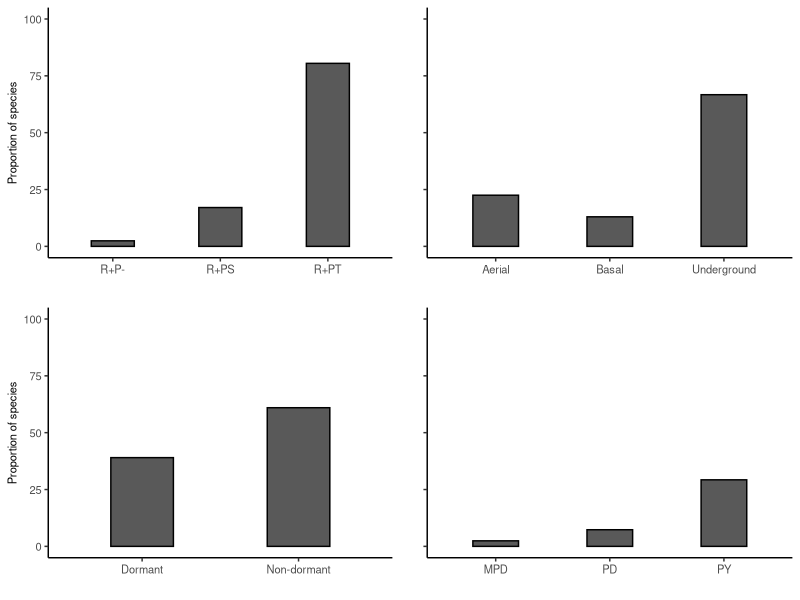
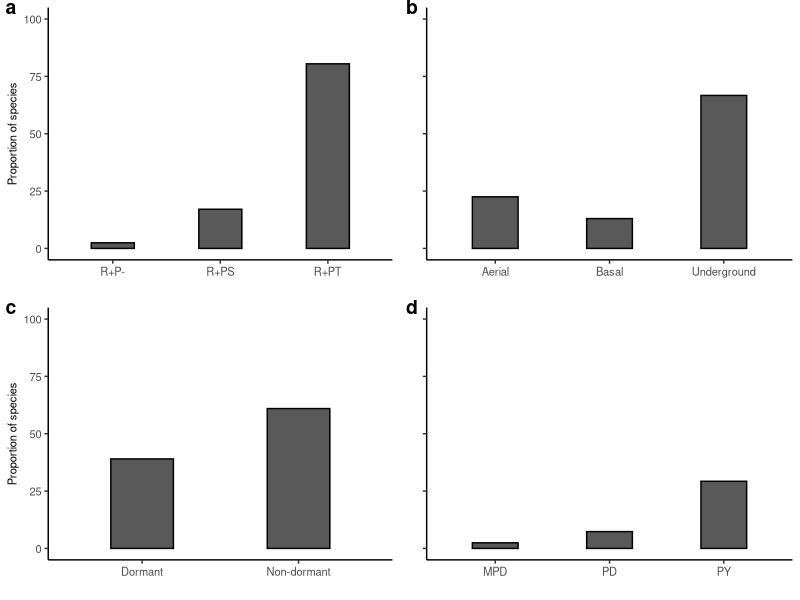
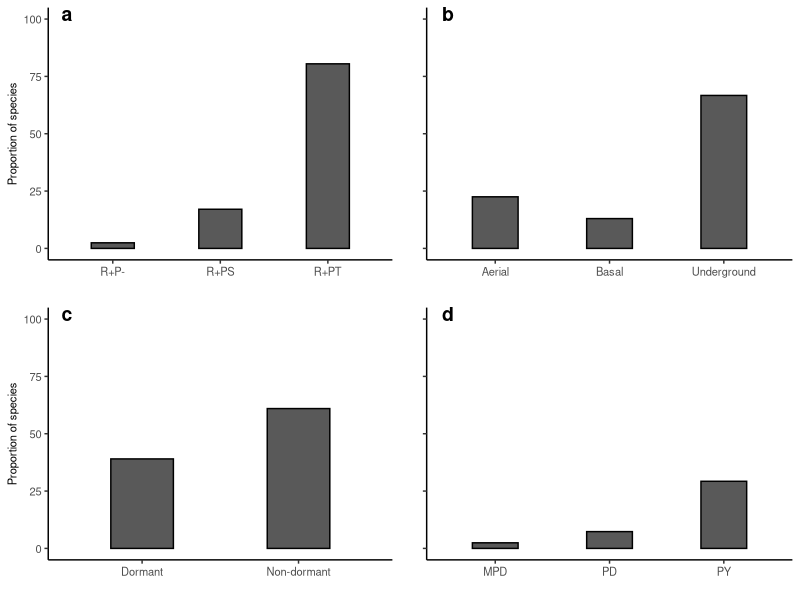
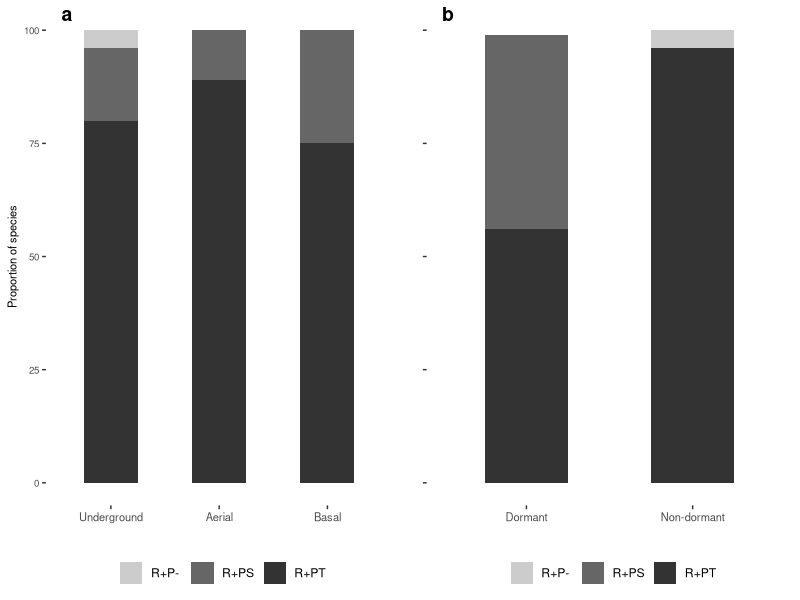
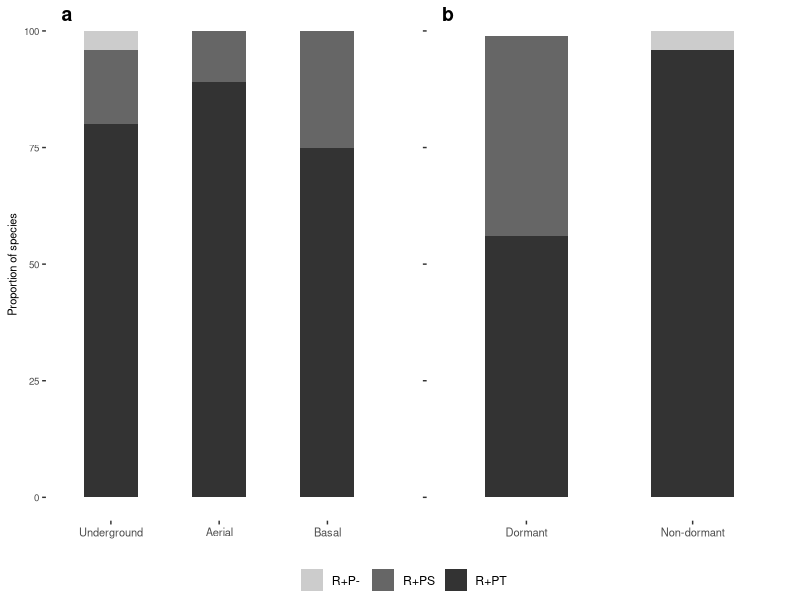
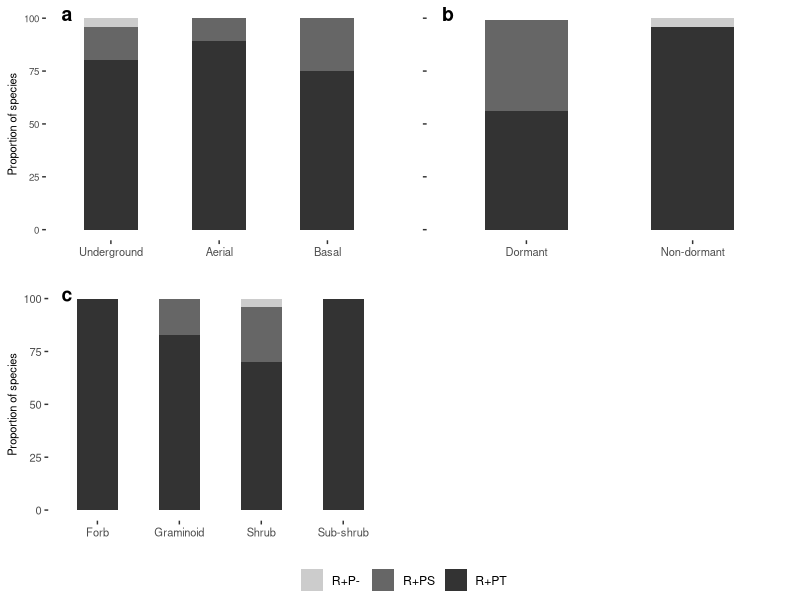
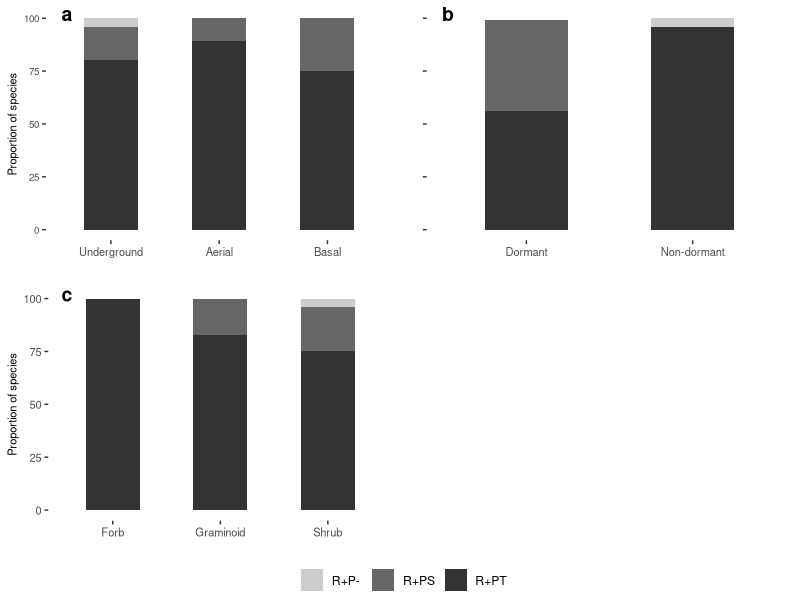
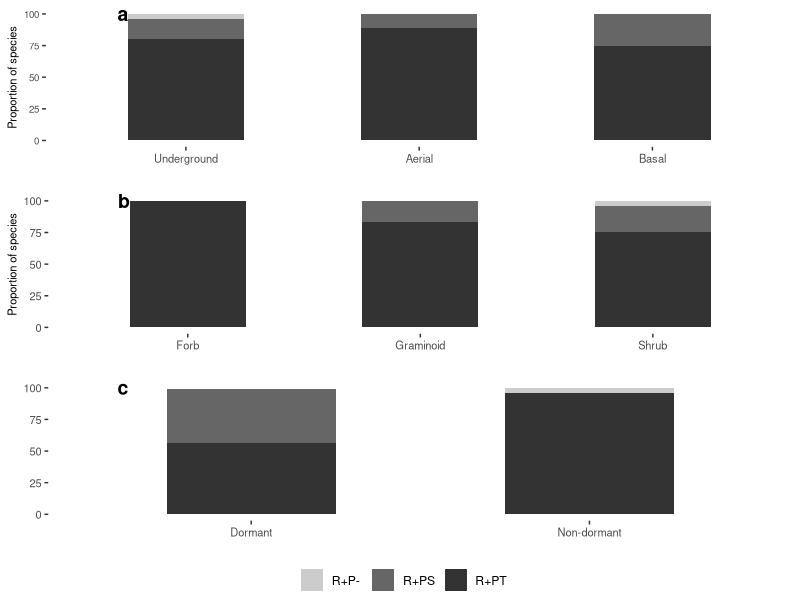

These charts were generated, in order, by the following R code:
# ============ Figuras (barplots) fev-março-abril 2020 ================
# planilha e figuras atualizadas do paper Seeds - Zupo et al.
#=======================================================================

#pacotes
library(plyr)
library(ggplot2)
library(gridExtra)
library(ggpubr)

## aqui é pra fazer a figura 1 do paper das seeds! fevereiro 2020####
#lendo tables
seeds <- read.csv(file = "data/seeds.csv", sep = ";", dec = ".", header = T)
head(seeds)
class(seeds$estrategia)
class(seeds$prop_ssp)

#separando os dados

strat <- seeds[c(1:3),c(1,3)]
buds <- seeds[c(4:6),c(1,3)]
dorm <- seeds[c(7:8),c(1,3)]
types <- seeds[c(9:11),c(1,3)]
survived <- seeds[c(12:14), c(1,3)]



f1<- ggplot(data=strat, aes(x= estrategia, y=prop_ssp,  width=.4)) + # width faz a barra ficar mais fina (ou grossa)
  geom_bar(stat="identity", position=position_dodge(), colour="black")+

  xlab("") +
  ylab("Proportion of species") +
  scale_y_continuous(limits = c(0, 100),breaks=0:20*25) +
  theme_classic() +
  theme (axis.text = element_text(size = 8), axis.title=element_text(size=8),
         axis.text.x = element_text(size=8),panel.grid.major=element_blank(),   # Pra tirar os grid lines
         panel.grid.minor=element_blank(),panel.border=element_blank()) +
  theme(axis.line.x = element_line(color = 'black', size = 0.5, linetype = 'solid'), ## to write x and y axis again, ja que removi da borda
        axis.line.y = element_line(color='black', size = 0.5, linetype= 'solid'))+
  theme(legend.position="none")


f2<- ggplot(data=buds, aes(x= estrategia, y=prop_ssp,  width=.4)) + # width faz a barra ficar mais fina (ou grossa)
  geom_bar(stat="identity", position=position_dodge(), colour="black")+

  xlab("") +
  ylab("") +
  scale_y_continuous(limits = c(0, 100),breaks=0:20*25) +
  theme_classic() +
  theme (axis.text = element_text(size = 8), axis.title=element_text(size=8),
         axis.text.x = element_text(size=8),axis.text.y = element_blank(), panel.grid.major=element_blank(),   # Pra tirar os grid lines
         panel.grid.minor=element_blank(),panel.border=element_blank()) +
  theme(axis.line.x = element_line(color = 'black', size = 0.5, linetype = 'solid'), ## to write x and y axis again, ja que removi da borda
        axis.line.y = element_line(color='black', size = 0.5, linetype= 'solid'))+
  theme(legend.position="none")

f3<- ggplot(data=dorm, aes(x= estrategia, y=prop_ssp,  width=.4)) + # width faz a barra ficar mais fina (ou grossa)
  geom_bar(stat="identity", position=position_dodge(), colour="black")+

  xlab("") +
  ylab("Proportion of species") +
  scale_y_continuous(limits = c(0, 100),breaks=0:20*25) +
  theme_classic() +
  theme (axis.text = element_text(size = 8), axis.title=element_text(size=8),
         axis.text.x = element_text(size=8),panel.grid.major=element_blank(),   # Pra tirar os grid lines
         panel.grid.minor=element_blank(),panel.border=element_blank()) +
  theme(axis.line.x = element_line(color = 'black', size = 0.5, linetype = 'solid'), ## to write x and y axis again, ja que removi da borda
        axis.line.y = element_line(color='black', size = 0.5, linetype= 'solid'))+
  theme(legend.position="none")

f4<- ggplot(data=types, aes(x= estrategia, y=prop_ssp,  width=.4)) + # width faz a barra ficar mais fina (ou grossa)
  geom_bar(stat="identity", position=position_dodge(), colour="black")+

  xlab("") +
  ylab("") +
  scale_y_continuous(limits = c(0, 100),breaks=0:20*25) +
  theme_classic() +
  theme (axis.text = element_text(size = 8), axis.title=element_text(size=8),
         axis.text.x = element_text(size=8), axis.text.y = element_blank(),panel.grid.major=element_blank(),   # Pra tirar os grid lines
         panel.grid.minor=element_blank(),panel.border=element_blank()) +
  theme(axis.line.x = element_line(color = 'black', size = 0.5, linetype = 'solid'), ## to write x and y axis again, ja que removi da borda
        axis.line.y = element_line(color='black', size = 0.5, linetype= 'solid'))+
  theme(legend.position="none")


#salvando todos os graphs em uma figura


png("figs/figura02b.png", res = 300, width = 2400, height = 1200)
grid.arrange(f1, f2, f3, f4, ncol=2)
dev.off()

#para adicionar labels dentro do plot usando vjust and hjust:

png("figs/figura01.png", res = 300, width = 2400, height = 1200)
ggarrange(f1, f2, f3, f4,
          labels = c("a", "b", "c", "d"),vjust =  1.0, hjust = -0.5,
          ncol = 2, nrow = 2)
dev.off()

#agora usando label.x e label.y:
# que é melhor que vjust and hjust - dá pra ajustar cada label onde vc quer!

png("figs/figura03.png", res = 300, width = 2000, height = 1200)
ggarrange(f1, f2, f3, f4,
          labels = c("a", "b", "c", "d"),label.x = c(0.14, 0.09, 0.14, 0.09),
          label.y = 1, ncol = 2, nrow = 2)
dev.off()


## agora pra fazer a figura 2####
#essa figura é a antiga fig 3 e 5 juntas. stacked barplots
# pra isso tenho que fazer 2 dataframes

#primeiro dataframe
buds<-c("Aunderground", "Aunderground", "Aunderground", "Baerial", "Baerial", "Baerial", "Cbasal", "Cbasal","Cbasal")
buds1 <- as.factor(buds)

strats<-c("R+PT", "R+PS", "R+P-","R+PT", "R+PS", "R+P-","R+PT", "R+PS", "R+P-" )
strat1 <-as.factor(strats)

values <- c('0.8', "0.16", "0.04", "0.89", "0.11", "0", "0.75","0.25", "0")
value1 <-as.numeric(values)
value1 <- value1*100
datax <- data.frame(buds1, strat1, value1)

#segundo dataframe
dorm <- c("Dormant", "Dormant", "Dormant", "Non-dormant", "Non-dormant", "Non-dormant")
dorm1 <- as.factor(dorm)

strats2<-c("R+PT", "R+PS", "R+P-","R+PT", "R+PS", "R+P-")
strat2 <-as.factor(strats2)

val <- c("0.56", "0.43", "0", "0.96", "0", "0.04")
val1 <- as.numeric(val)
val1 <- val1*100

datay <- data.frame(dorm1, strat2, val1)

#terceiro (growth forms, com sub-shrubs e shrubs separados)
gf <- c( "Forb", "Forb", "Forb","Graminoid", "Graminoid", "Graminoid", "Sub-shrub", "Sub-shrub","Sub-shrub", "Shrub", "Shrub", "Shrub")
gf1 <- as.factor(gf)

strats3a<-c("R+PT", "R+PS", "R+P-","R+PT", "R+PS", "R+P-", "R+PT", "R+PS", "R+P-","R+PT", "R+PS", "R+P-")
strat3 <-as.factor(strats3a)

values <-c( "1", "0", "0","0.83", "0.17","0", "1", "0", "0", "0.7", "0.26", "0.04")
val3 <- as.numeric(values)
val3 <- val3*100

dataz <-data.frame(gf1, strat3, val3)

#terceiro (growth forms, com sub-shrubs e shrubs juntos)
gf2<-c( "Forb", "Forb", "Forb","Graminoid", "Graminoid", "Graminoid", "Shrub", "Shrub", "Shrub")
gf2 <- as.factor(gf2)

straty <-c("R+PT", "R+PS", "R+P-", "R+PT", "R+PS", "R+P-","R+PT", "R+PS", "R+P-")
straty <-as.factor(straty)

valuex <- c("1", "0", "0", "0.83", "0.17","0", "0.75", "0.21", "0.04")
val4 <- as.numeric(valuex)
val4 <- val4*100

datazz <-data.frame(gf2, straty, val4)

#as figuras:
g1 <-ggplot(data=datax, aes(x=buds1, y=value1, fill = strat1,  width=.5)) + # width faz a barra ficar mais fina (ou grossa)
  geom_bar(position="stack", stat="identity")+
  scale_fill_manual(values=c('#CCCCCC','#666666', '#333333'))+
  scale_x_discrete(limits=c("Aunderground","Baerial", "Cbasal" ),
                   labels=c("Underground","Aerial", "Basal" ))+
  xlab("") +
  ylab("Proportion of species") +
  theme_classic() +
  theme (axis.text = element_text(size = 7), axis.title=element_text(size=8),
         axis.text.x=element_text(size=8),
         panel.grid.major=element_blank(),
         panel.grid.minor=element_blank(), panel.border=element_blank()) +
  theme(axis.line.x = element_line(color="black", size = 0), ## to write x and y axis again, ja que removi da borda
        axis.line.y = element_line(color="black", size = 0))+
  theme(legend.position="bottom")
g1<- g1+labs(fill ="")

g2 <-ggplot(data=datay, aes(x=dorm1, y=val1, fill = strat2,  width=.5)) + # width faz a barra ficar mais fina (ou grossa)
  geom_bar(position="stack", stat="identity")+
  scale_fill_manual(values=c('#CCCCCC','#666666', '#333333'))+
  xlab("") +
  ylab("") +
  theme_classic() +
  theme (axis.text = element_text(size = 7), axis.title=element_text(size=8),
         axis.text.x=element_text(size=8),axis.text.y = element_blank(),
         panel.grid.major=element_blank(),
         panel.grid.minor=element_blank(), panel.border=element_blank()) +
  theme(axis.line.x = element_line(color="black", size = 0), ## to write x and y axis again, ja que removi da borda
        axis.line.y = element_line(color="black", size = 0))+
  theme(legend.position="bottom")
g2<-g2+ labs(fill ="")

g2b <-ggplot(data=datay, aes(x=dorm1, y=val1, fill = strat2,  width=.5)) + # width faz a barra ficar mais fina (ou grossa)
  geom_bar(position="stack", stat="identity")+
  scale_fill_manual(values=c('#CCCCCC','#666666', '#333333'))+
  xlab("") +
  ylab("") +
  theme_classic() +
  theme (axis.text = element_text(size = 7), axis.title=element_text(size=8),
         axis.text.x=element_text(size=8),axis.text.y = element_text(size=8),
         panel.grid.major=element_blank(),
         panel.grid.minor=element_blank(), panel.border=element_blank()) +
  theme(axis.line.x = element_line(color="black", size = 0), ## to write x and y axis again, ja que removi da borda
        axis.line.y = element_line(color="black", size = 0))+
  theme(legend.position="bottom")
g2b<-g2b + labs(fill ="")

g3 <-ggplot(data=dataz, aes(x=gf1, y=val3, fill = strat3,  width=.5)) + # width faz a barra ficar mais fina (ou grossa)
  geom_bar(position="stack", stat="identity")+
  scale_fill_manual(values=c('#CCCCCC','#666666', '#333333'))+
  xlab("") +
  ylab("Proportion of species") +
  theme_classic() +
  theme (axis.text = element_text(size = 7), axis.title=element_text(size=8),
         axis.text.x=element_text(size=8),axis.text.y = element_text(size=8),
         panel.grid.major=element_blank(),
         panel.grid.minor=element_blank(), panel.border=element_blank()) +
  theme(axis.line.x = element_line(color="black", size = 0), ## to write x and y axis again, ja que removi da borda
        axis.line.y = element_line(color="black", size = 0))+
  theme(legend.position="bottom")
g3<-g3+ labs(fill ="")


g4 <-ggplot(data=datazz, aes(x=gf2, y=val4, fill = straty,  width=.5)) + # width faz a barra ficar mais fina (ou grossa)
  geom_bar(position="stack", stat="identity")+
  scale_fill_manual(values=c('#CCCCCC','#666666', '#333333'))+
  xlab("") +
  ylab("Proportion of species") +
  theme_classic() +
  theme (axis.text = element_text(size = 7), axis.title=element_text(size=8),
         axis.text.x=element_text(size=8),axis.text.y = element_text(size=8),
         panel.grid.major=element_blank(),
         panel.grid.minor=element_blank(), panel.border=element_blank()) +
  theme(axis.line.x = element_line(color="black", size = 0), ## to write x and y axis again, ja que removi da borda
        axis.line.y = element_line(color="black", size = 0))+
  theme(legend.position="bottom")
g4<-g4+ labs(fill ="")


#e se quiser colocar a legenda?
#https://stackoverflow.com/questions/43220862/how-can-i-move-the-legend-position-with-grid-arrange

#abaixo temos uma opçao de como pegar a legenda de qq ggplot, mas nao precisei usar nesse caso
#primeiro:
#library(gridExtra)
#get_legend<-function(myggplot){
 # tmp <- ggplot_gtable(ggplot_build(myggplot))
  #leg <- which(sapply(tmp$grobs, function(x) x$name) == "guide-box")
  #legend <- tmp$grobs[[leg]]
  #return(legend)
#}

#then get legends from any of the plots
#legend <- g_legend(g2)
#

#para usar labels dentro do plot - usando label.x e label.y
library(ggpubr)

#primeira fig sem a legenda
png("figs/figura04.png", res = 300, width = 2000, height = 800)
ggarrange(g1, g2,
          labels = c("a", "b"),label.x = c(0.14, 0.09), ncol=2, nrow=1)
dev.off()

#segunda fig com a legenda!
png("figs/figura04B.png", res = 300, width = 2000, height = 800)
ggarrange(g1, g2, labels = c("a", "b"),label.x = c(0.14, 0.09),
common.legend = TRUE, legend = "bottom")
dev.off()

#adding growth forms na figura
png("figs/figura04c.png", res = 300, width = 2000, height = 1400)
ggarrange(g1, g2, g3, labels = c("a", "b", "c"),label.x = c(0.14, 0.09, 0.14),
          common.legend = TRUE, legend = "bottom")
dev.off()

png("figs/figura04d.png", res = 300, width = 2000, height = 1400)
ggarrange(g1, g2, g4, labels = c("a", "b", "c"),label.x = c(0.14, 0.09, 0.14),
          common.legend = TRUE, legend = "bottom")
dev.off()

#outro jeito de arrange:
png("figs/figura05.png", res = 300, width = 1100, height = 2000)
ggarrange(g1, g4, g2b, ncol = 1, labels = c("a", "b", "c"),label.x = c(0.14, 0.14, 0.14),common.legend = TRUE, legend = "bottom")
dev.off()
# agora a ultima figura#### a ultima figura ta em outro script: last_fig

survived
g4<- ggplot(data=survived, aes(x= estrategia, y=prop_ssp,  width=.5)) + # width faz a barra ficar mais fina (ou grossa)
  geom_bar(stat="identity", position=position_dodge(), colour="black")+

  xlab("") +
  ylab("Proportion of species") +
  scale_y_continuous(limits = c(0, 100),breaks=0:20*25) +
  theme_classic() +
  theme (axis.text = element_text(size = 8), axis.title=element_text(size=8),
         axis.text.x = element_text(size=8), axis.text.y = element_text(size=8), panel.grid.major=element_blank(),   # Pra tirar os grid lines
         panel.grid.minor=element_blank(),panel.border=element_blank()) +
  theme(axis.line.x = element_line(color = 'black', size = 0.5, linetype = 'solid'), ## to write x and y axis again, ja que removi da borda
        axis.line.y = element_line(color='black', size = 0.5, linetype= 'solid'))+
  theme(legend.position="none")

png("figs/figura05.png", res = 300, width = 1200, height = 1000)
grid.arrange(g4)
dev.off()

#agora a ultima figura como stacked barplot####
#primeiro dataframe

exp<-c("100-1 min", "100-1 min", "100-1 min", "100-3 min", "100-3 min", "100-3 min", "200-1 min", "200-1 min","200-1 min")
exp1 <- as.factor(exp)

strats<-c("Stimulated", "Tolerated", "Decreased","Stimulated", "Tolerated", "Decreased","Stimulated", "Tolerated", "Decreased" )
strat2 <-as.factor(strats)

values <- c('0.02', "0.95", "0.02", "0.14", "0.77", "0.09", "0.12","0.34", "0.54")
value2 <-as.numeric(values)
valuex <- value2*100
data2 <- data.frame(exp1, strat2, valuex)


#a figura:

g5 <-ggplot(data=data2, aes(x=exp1, y=valuex, fill = strat2,  width=.5)) + # width faz a barra ficar mais fina (ou grossa)
  geom_bar(position="stack", stat="identity")+
  scale_fill_manual(values=c('#CCCCCC','#666666', '#333333'))+
  scale_x_discrete(limits=c("100-1 min","100-3 min", "200-1 min" ),
                   labels=c("100 - 1 min","100 - 3 min", "200 - 1 min" ))+
    xlab("") +
  ylab("Proportion of species") +
  theme_classic() +
  theme (axis.text = element_text(size = 7), axis.title=element_text(size=8),
         axis.text.x=element_text(size=8),
         panel.grid.major=element_blank(),
         panel.grid.minor=element_blank(), panel.border=element_blank()) +
  theme(axis.line.x = element_line(color="black", size = 0), ## to write x and y axis again, ja que removi da borda
        axis.line.y = element_line(color="black", size = 0))+
  theme(legend.position="bottom", legend.text = element_text(size =9), legend.key.size = unit(0.35, "cm"))
g5<- g5+labs(fill ="")

png("figs/figura05B.png", res = 300, width = 1200, height = 1000)
ggarrange(g5,
          common.legend = TRUE, legend = "bottom")
dev.off()
